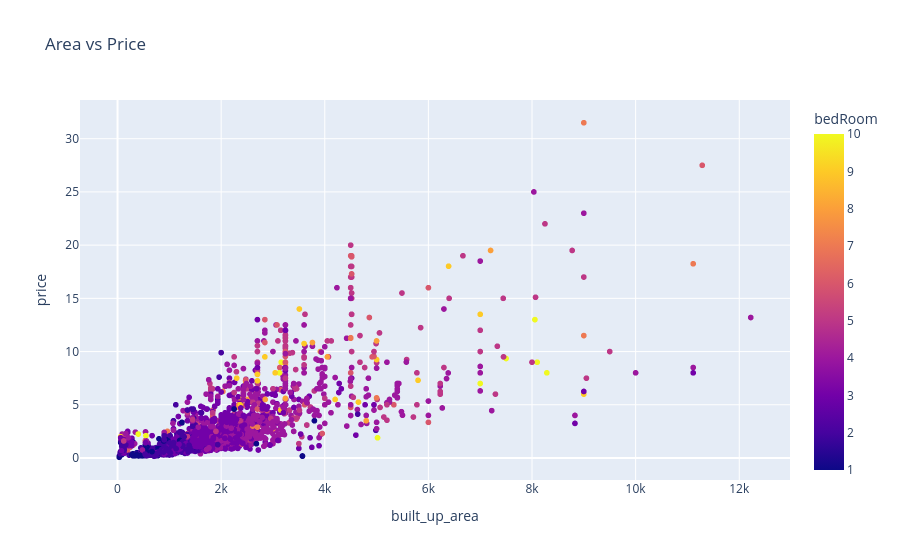

The notebook cell this image was saved under:
### Code cell
fig = px.scatter(df, x = 'built_up_area', y = 'price', color = 'bedRoom', title = 'Area vs Price')

fig.show()

### Figure 1 — Plotly figure (JSON) as saved in the notebook; plotly's stock layout.template omitted (floating-point values rounded to 4 significant figures; data arrays with more than 128 entries replaced by an {"elided": "..."} marker saying what was removed)
{"data": [{"hovertemplate": "built_up_area=%{x}<br>price=%{y}<br>bedRoom=%{marker.color}<extra></extra>", "legendgroup": "", "marker": {"color": {"elided": "3554 int values"}, "coloraxis": "coloraxis", "symbol": "circle"}, "mode": "markers", "name": "", "showlegend": false, "type": "scattergl", "x": {"elided": "3554 float values"}, "xaxis": "x", "y": {"elided": "3554 float values"}, "yaxis": "y"}], "layout": {"autosize": true, "coloraxis": {"colorbar": {"title": {"text": "bedRoom"}}, "colorscale": [[0, "#0d0887"], [0.1111, "#46039f"], [0.2222, "#7201a8"], [0.3333, "#9c179e"], [0.4444, "#bd3786"], [0.5556, "#d8576b"], [0.6667, "#ed7953"], [0.7778, "#fb9f3a"], [0.8889, "#fdca26"], [1, "#f0f921"]]}, "legend": {"tracegroupgap": 0}, "title": {"text": "Area vs Price"}, "xaxis": {"anchor": "y", "autorange": true, "domain": [0, 1], "range": [-706.9, 12960.0], "title": {"text": "built_up_area"}, "type": "linear"}, "yaxis": {"anchor": "x", "autorange": true, "domain": [0, 1], "range": [-2.524, 34.09], "title": {"text": "price"}, "type": "linear"}}}
